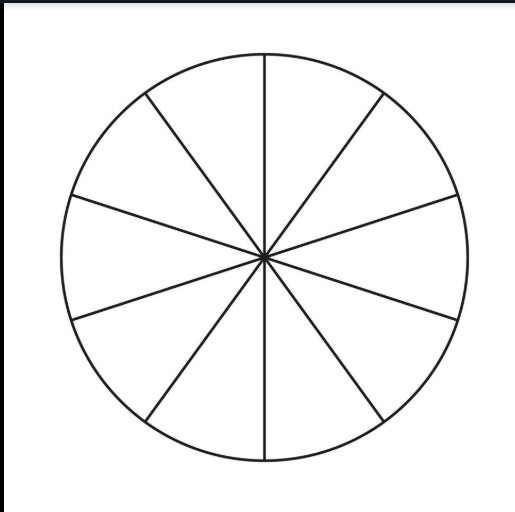
#> input picture ccc.png, 515 x 512 px
$ python pizza2.py
#> lines starting #> are read from the running program, lines starting #| are printed output that depends on the picture; after the words box and inside, x2 and y2 are one past the last pixel; in counts of white or black regions, pixels touching at a corner belong together
import cv2
import numpy as np

# Load the image
image = cv2.imread('ccc.png')
#> image is the input picture: shape (512, 515, 3); mean B, G, R 243.7, 243.6, 243.6
image = cv2.resize(image, (600, 600))  # Resize for easier processing
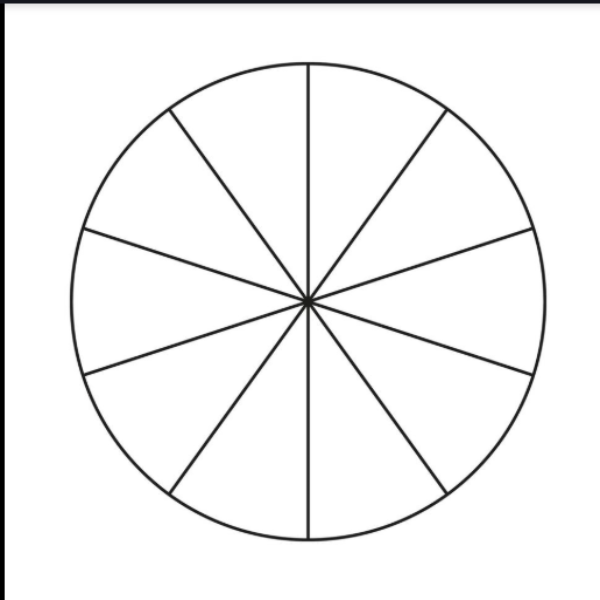
#> image: shape (600, 600, 3); mean B, G, R 243.7, 243.7, 243.6
cv2.imshow("Original Image", image)
cv2.waitKey(0)
cv2.destroyAllWindows()

# Step 1: Convert the image to grayscale
gray = cv2.cvtColor(image, cv2.COLOR_BGR2GRAY)
cv2.imshow("Gray Image", gray)
cv2.waitKey(0)
cv2.destroyAllWindows()

# Step 2: Apply Gaussian blur to the grayscale image to reduce noise
blurred = cv2.GaussianBlur(gray, (5, 5), 0)
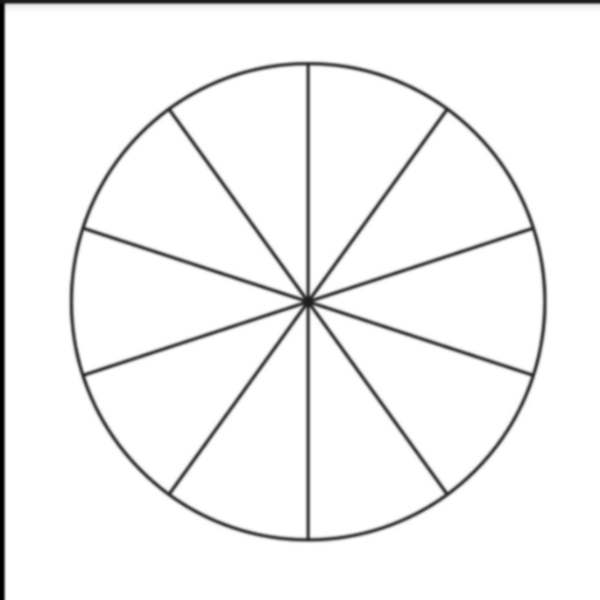
#> blurred: shape (600, 600); min 0, max 255, mean 243.7
cv2.imshow("Blurred Image", blurred)
cv2.waitKey(0)
cv2.destroyAllWindows()

# Step 3: Use Canny edge detection to find edges
edges = cv2.Canny(blurred, 50, 150)  # Adjust these thresholds if needed
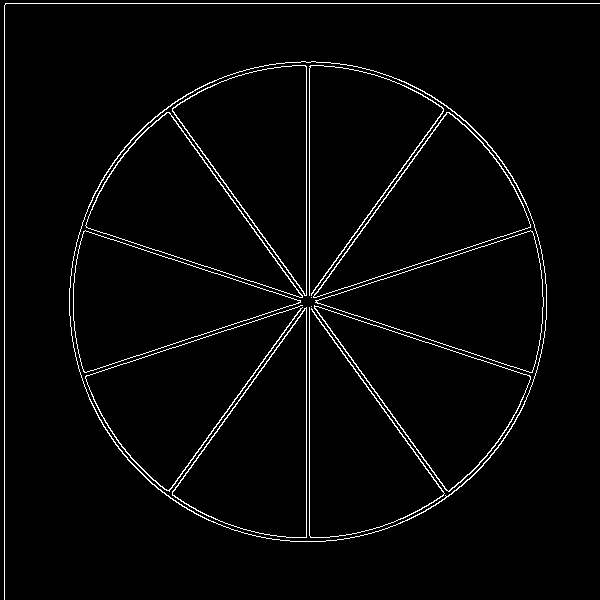
#> edges: shape (600, 600); 2.7% white in thin lines or dots
cv2.imshow("Canny Edges", edges)
cv2.waitKey(0)
cv2.destroyAllWindows()

# Step 4: Perform morphological closing to fill gaps in the edges (optional, for better results)
kernel = np.ones((5, 5), np.uint8)  # Define a kernel for morphological operations
closed_edges = cv2.morphologyEx(edges, cv2.MORPH_CLOSE, kernel)
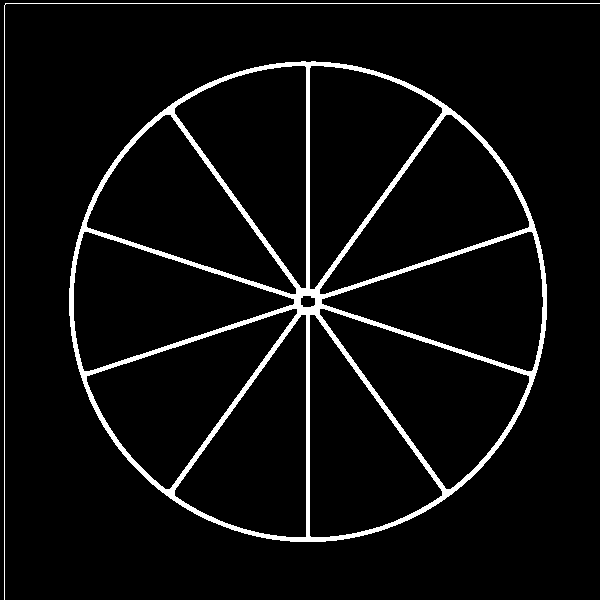
#> closed_edges: shape (600, 600); 5.3% white; 2 white regions
cv2.imshow("Closed Edges", closed_edges)
cv2.waitKey(0)
cv2.destroyAllWindows()

# Step 5: Find contours in the edge-detected image
contours, _ = cv2.findContours(closed_edges.copy(), cv2.RETR_EXTERNAL, cv2.CHAIN_APPROX_SIMPLE)
#> contours = 2 contours, 1 with area under 20; largest, box (x1, y1, x2, y2) and area: (69, 61, 547, 542) 180066

# Step 6: Iterate over contours to find circular shapes
output = image.copy()
for contour in contours:
    # Approximate the contour to a polygon
    epsilon = 0.02 * cv2.arcLength(contour, True)
    approx = cv2.approxPolyDP(contour, epsilon, True)

    # Check if the contour is approximately a circle by checking its circularity
    if len(approx) > 5:  # Circles typically have more than 5 points in the approximation
        # Get the bounding circle for the contour
        (x, y), radius = cv2.minEnclosingCircle(contour)

        # Calculate the aspect ratio of the bounding circle (it should be nearly 1 for a circle)
        aspect_ratio = 4 * np.pi * cv2.contourArea(contour) / (cv2.arcLength(contour, True) ** 2)

        # If the aspect ratio is close to that of a circle, consider it a detected circle
        if aspect_ratio > 0.7:  # Relax the threshold for circularity, allowing for imperfections
            # Draw the circle on the output image
            cv2.circle(output, (int(x), int(y)), int(radius), (0, 255, 0), 3)
            # Optionally, draw the center
            cv2.circle(output, (int(x), int(y)), 5, (0, 0, 255), -1)
#> this loop made 2 passes
#> (epsilon, x, y, radius, aspect_ratio) on pass 1: (31.75, 307.6, 301.3, 240.4, 0.898)
#> (epsilon, approx) on pass 2: (47.6, [[599, 3], [5, 3], [4, 599], [4, 5]])
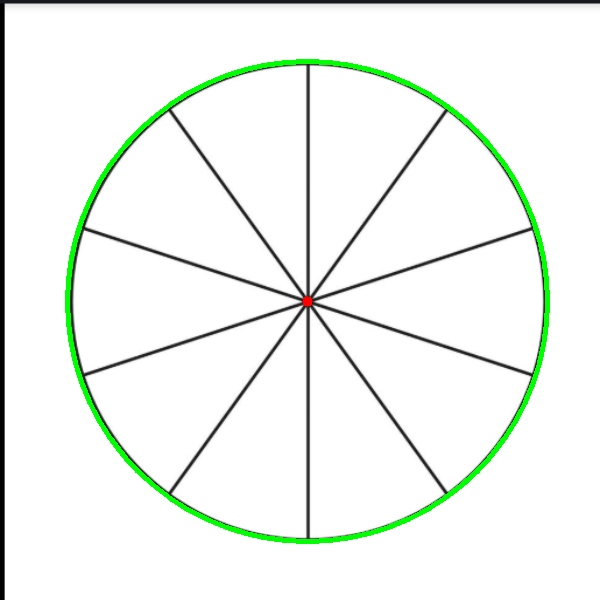
#> output: shape (600, 600, 3); 2.1% of pixels changed, all inside (x1, y1, x2, y2) = (65, 59, 550, 544)

# Step 7: Show the result with the detected circle
cv2.imshow("Detected Pizza Circle", output)
cv2.waitKey(0)
cv2.destroyAllWindows()
